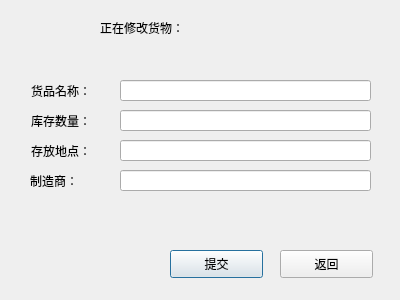
<?xml version="1.0" encoding="UTF-8"?>
<ui version="4.0">
 <class>Admin_goodsEdit</class>
 <widget class="QDialog" name="Admin_goodsEdit">
  <property name="geometry">
   <rect>
    <x>0</x>
    <y>0</y>
    <width>400</width>
    <height>300</height>
   </rect>
  </property>
  <property name="windowTitle">
   <string>Dialog</string>
  </property>
  <widget class="QPushButton" name="btn_submit">
   <property name="geometry">
    <rect>
     <x>170</x>
     <y>250</y>
     <width>93</width>
     <height>28</height>
    </rect>
   </property>
   <property name="text">
    <string>提交</string>
   </property>
  </widget>
  <widget class="QPushButton" name="btn_back">
   <property name="geometry">
    <rect>
     <x>280</x>
     <y>250</y>
     <width>93</width>
     <height>28</height>
    </rect>
   </property>
   <property name="text">
    <string>返回</string>
   </property>
  </widget>
  <widget class="QLabel" name="label_goodsID">
   <property name="geometry">
    <rect>
     <x>100</x>
     <y>20</y>
     <width>191</width>
     <height>16</height>
    </rect>
   </property>
   <property name="text">
    <string>正在修改货物：</string>
   </property>
  </widget>
  <widget class="QLineEdit" name="lineEdit_goodsName">
   <property name="geometry">
    <rect>
     <x>120</x>
     <y>80</y>
     <width>251</width>
     <height>21</height>
    </rect>
   </property>
  </widget>
  <widget class="QLabel" name="label_goodsName">
   <property name="geometry">
    <rect>
     <x>31</x>
     <y>80</y>
     <width>91</width>
     <height>21</height>
    </rect>
   </property>
   <property name="text">
    <string>货品名称：</string>
   </property>
  </widget>
  <widget class="QLabel" name="label_storageNum">
   <property name="geometry">
    <rect>
     <x>31</x>
     <y>110</y>
     <width>91</width>
     <height>21</height>
    </rect>
   </property>
   <property name="text">
    <string>库存数量：</string>
   </property>
  </widget>
  <widget class="QLineEdit" name="lineEdit_storageNum">
   <property name="geometry">
    <rect>
     <x>120</x>
     <y>110</y>
     <width>251</width>
     <height>21</height>
    </rect>
   </property>
  </widget>
  <widget class="QLabel" name="label_place">
   <property name="geometry">
    <rect>
     <x>31</x>
     <y>140</y>
     <width>91</width>
     <height>21</height>
    </rect>
   </property>
   <property name="text">
    <string>存放地点：</string>
   </property>
  </widget>
  <widget class="QLineEdit" name="lineEdit_place">
   <property name="geometry">
    <rect>
     <x>120</x>
     <y>140</y>
     <width>251</width>
     <height>21</height>
    </rect>
   </property>
  </widget>
  <widget class="QLabel" name="label_producer">
   <property name="geometry">
    <rect>
     <x>30</x>
     <y>170</y>
     <width>91</width>
     <height>21</height>
    </rect>
   </property>
   <property name="text">
    <string>制造商：</string>
   </property>
  </widget>
  <widget class="QLineEdit" name="lineEdit_producer">
   <property name="geometry">
    <rect>
     <x>120</x>
     <y>170</y>
     <width>251</width>
     <height>21</height>
    </rect>
   </property>
  </widget>
 </widget>
 <resources/>
 <connections/>
</ui>
